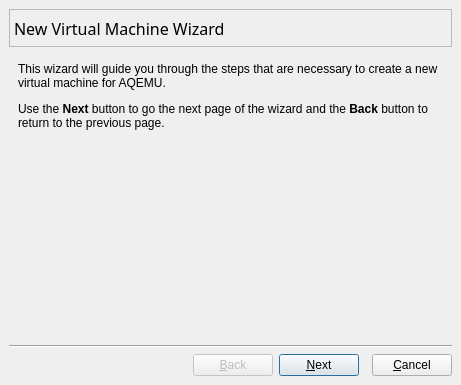
<ui version="4.0" >
 <author>Andrey Rijov</author>
 <class>VM_Wizard_Window</class>
 <widget class="QDialog" name="VM_Wizard_Window" >
  <property name="geometry" >
   <rect>
    <x>0</x>
    <y>0</y>
    <width>461</width>
    <height>385</height>
   </rect>
  </property>
  <property name="windowTitle" >
   <string>New Virtual Machine Wizard</string>
  </property>
  <layout class="QGridLayout" >
   <property name="margin" >
    <number>9</number>
   </property>
   <property name="spacing" >
    <number>6</number>
   </property>
   <item row="1" column="0" >
    <widget class="QStackedWidget" name="Wizard_Pages" >
     <property name="currentIndex" >
      <number>0</number>
     </property>
     <widget class="QWidget" name="Welcome_Page" >
      <layout class="QGridLayout" >
       <property name="margin" >
        <number>9</number>
       </property>
       <property name="spacing" >
        <number>6</number>
       </property>
       <item row="0" column="0" >
        <widget class="QLabel" name="Label_Welcome_Text" >
         <property name="text" >
          <string>&lt;html>&lt;head>&lt;meta name="qrichtext" content="1" />&lt;style type="text/css">
p, li { white-space: pre-wrap; }
&lt;/style>&lt;/head>&lt;body style=" font-family:'Sans Serif'; font-size:9pt; font-weight:400; font-style:normal; text-decoration:none;">
&lt;p style=" margin-top:12px; margin-bottom:12px; margin-left:0px; margin-right:0px; -qt-block-indent:0; text-indent:0px;">This wizard will guide you through the steps that are necessary to create a new virtual machine for AQEMU.&lt;/p>
&lt;p style=" margin-top:12px; margin-bottom:12px; margin-left:0px; margin-right:0px; -qt-block-indent:0; text-indent:0px;">Use the &lt;span style=" font-weight:600;">Next&lt;/span> button to go the next page of the wizard and the &lt;span style=" font-weight:600;">Back&lt;/span> button to return to the previous page.&lt;/p>&lt;/body>&lt;/html></string>
         </property>
         <property name="wordWrap" >
          <bool>true</bool>
         </property>
         <property name="textInteractionFlags" >
          <enum>Qt::TextSelectableByMouse</enum>
         </property>
        </widget>
       </item>
       <item row="1" column="0" >
        <spacer>
         <property name="orientation" >
          <enum>Qt::Vertical</enum>
         </property>
         <property name="sizeHint" >
          <size>
           <width>20</width>
           <height>40</height>
          </size>
         </property>
        </spacer>
       </item>
      </layout>
     </widget>
     <widget class="QWidget" name="Wizard_Mode_Page" >
      <layout class="QGridLayout" >
       <property name="margin" >
        <number>9</number>
       </property>
       <property name="spacing" >
        <number>6</number>
       </property>
       <item row="2" column="0" >
        <spacer>
         <property name="orientation" >
          <enum>Qt::Vertical</enum>
         </property>
         <property name="sizeHint" >
          <size>
           <width>411</width>
           <height>21</height>
          </size>
         </property>
        </spacer>
       </item>
       <item row="1" column="0" >
        <widget class="QGroupBox" name="GB_Wizard_Mode" >
         <property name="title" >
          <string>Configuration Mode:</string>
         </property>
         <layout class="QGridLayout" >
          <property name="margin" >
           <number>9</number>
          </property>
          <property name="spacing" >
           <number>6</number>
          </property>
          <item row="2" column="0" >
           <widget class="QRadioButton" name="RB_Custom" >
            <property name="text" >
             <string>&amp;Custom</string>
            </property>
           </widget>
          </item>
          <item row="3" column="0" >
           <widget class="QLabel" name="Label_Custom_Mode_Info" >
            <property name="text" >
             <string>Create new virtual machine with additional configuration options.</string>
            </property>
            <property name="wordWrap" >
             <bool>true</bool>
            </property>
            <property name="buddy" >
             <cstring>RB_Custom</cstring>
            </property>
           </widget>
          </item>
          <item row="1" column="0" >
           <widget class="QLabel" name="Label_Typical_Mode_Info" >
            <property name="text" >
             <string>Create new virtual machine with most common devices and configuration options.</string>
            </property>
            <property name="wordWrap" >
             <bool>true</bool>
            </property>
            <property name="buddy" >
             <cstring>RB_Typical</cstring>
            </property>
           </widget>
          </item>
          <item row="0" column="0" >
           <widget class="QRadioButton" name="RB_Typical" >
            <property name="text" >
             <string>&amp;Typical (For Beginners)</string>
            </property>
            <property name="checked" >
             <bool>true</bool>
            </property>
           </widget>
          </item>
         </layout>
        </widget>
       </item>
       <item row="0" column="0" >
        <widget class="QLabel" name="Label_Confiration_Mode" >
         <property name="text" >
          <string>Select AQEMU Configuration Mode</string>
         </property>
        </widget>
       </item>
      </layout>
     </widget>
     <widget class="QWidget" name="Template_Page" >
      <layout class="QGridLayout" >
       <property name="margin" >
        <number>9</number>
       </property>
       <property name="spacing" >
        <number>6</number>
       </property>
       <item row="2" column="1" >
        <widget class="QComboBox" name="CB_OS_Type" >
         <property name="maxCount" >
          <number>1024</number>
         </property>
         <item>
          <property name="text" >
           <string>No Selected</string>
          </property>
         </item>
        </widget>
       </item>
       <item row="2" column="0" >
        <widget class="QLabel" name="Label_OS_Type" >
         <property name="sizePolicy" >
          <sizepolicy>
           <hsizetype>4</hsizetype>
           <vsizetype>5</vsizetype>
           <horstretch>0</horstretch>
           <verstretch>0</verstretch>
          </sizepolicy>
         </property>
         <property name="text" >
          <string>OS Type:</string>
         </property>
         <property name="buddy" >
          <cstring>CB_Computer_Type</cstring>
         </property>
        </widget>
       </item>
       <item row="4" column="0" >
        <widget class="QLabel" name="Label_Computer_Type" >
         <property name="enabled" >
          <bool>false</bool>
         </property>
         <property name="sizePolicy" >
          <sizepolicy>
           <hsizetype>4</hsizetype>
           <vsizetype>5</vsizetype>
           <horstretch>0</horstretch>
           <verstretch>0</verstretch>
          </sizepolicy>
         </property>
         <property name="text" >
          <string>C&amp;omputer Type:</string>
         </property>
         <property name="buddy" >
          <cstring>CB_Computer_Type</cstring>
         </property>
        </widget>
       </item>
       <item row="5" column="0" >
        <widget class="QLabel" name="Label_Relese_Date" >
         <property name="enabled" >
          <bool>false</bool>
         </property>
         <property name="sizePolicy" >
          <sizepolicy>
           <hsizetype>4</hsizetype>
           <vsizetype>5</vsizetype>
           <horstretch>0</horstretch>
           <verstretch>0</verstretch>
          </sizepolicy>
         </property>
         <property name="text" >
          <string>Release Date:</string>
         </property>
         <property name="buddy" >
          <cstring>CB_Relese_Date</cstring>
         </property>
        </widget>
       </item>
       <item row="5" column="1" >
        <widget class="QComboBox" name="CB_Relese_Date" >
         <property name="enabled" >
          <bool>false</bool>
         </property>
         <item>
          <property name="text" >
           <string>No Selected</string>
          </property>
         </item>
         <item>
          <property name="text" >
           <string>1985-1990</string>
          </property>
         </item>
         <item>
          <property name="text" >
           <string>1990-1995</string>
          </property>
         </item>
         <item>
          <property name="text" >
           <string>1995-2000</string>
          </property>
         </item>
         <item>
          <property name="text" >
           <string>2000-2005</string>
          </property>
         </item>
         <item>
          <property name="text" >
           <string>2005-2008</string>
          </property>
         </item>
        </widget>
       </item>
       <item row="4" column="1" >
        <widget class="QComboBox" name="CB_Computer_Type" >
         <property name="enabled" >
          <bool>false</bool>
         </property>
         <item>
          <property name="text" >
           <string>No Selected</string>
          </property>
         </item>
        </widget>
       </item>
       <item row="6" column="1" >
        <spacer>
         <property name="orientation" >
          <enum>Qt::Vertical</enum>
         </property>
         <property name="sizeHint" >
          <size>
           <width>20</width>
           <height>20</height>
          </size>
         </property>
        </spacer>
       </item>
       <item row="3" column="0" colspan="2" >
        <layout class="QHBoxLayout" >
         <property name="margin" >
          <number>0</number>
         </property>
         <property name="spacing" >
          <number>6</number>
         </property>
         <item>
          <widget class="QRadioButton" name="RB_Generate_VM" >
           <property name="sizePolicy" >
            <sizepolicy>
             <hsizetype>4</hsizetype>
             <vsizetype>0</vsizetype>
             <horstretch>0</horstretch>
             <verstretch>0</verstretch>
            </sizepolicy>
           </property>
           <property name="text" >
            <string>Generate VM</string>
           </property>
          </widget>
         </item>
         <item>
          <widget class="Line" name="line_3" >
           <property name="orientation" >
            <enum>Qt::Horizontal</enum>
           </property>
          </widget>
         </item>
        </layout>
       </item>
       <item row="1" column="0" colspan="2" >
        <layout class="QHBoxLayout" >
         <property name="margin" >
          <number>0</number>
         </property>
         <property name="spacing" >
          <number>6</number>
         </property>
         <item>
          <widget class="QRadioButton" name="RB_VM_Template" >
           <property name="sizePolicy" >
            <sizepolicy>
             <hsizetype>4</hsizetype>
             <vsizetype>0</vsizetype>
             <horstretch>0</horstretch>
             <verstretch>0</verstretch>
            </sizepolicy>
           </property>
           <property name="text" >
            <string>Template</string>
           </property>
           <property name="checked" >
            <bool>true</bool>
           </property>
          </widget>
         </item>
         <item>
          <widget class="Line" name="line" >
           <property name="orientation" >
            <enum>Qt::Horizontal</enum>
           </property>
          </widget>
         </item>
        </layout>
       </item>
       <item row="0" column="0" colspan="2" >
        <widget class="QLabel" name="Label_Template" >
         <property name="text" >
          <string>Please Select VM Hardware Template</string>
         </property>
        </widget>
       </item>
      </layout>
     </widget>
     <widget class="QWidget" name="General_Settings_Page" >
      <layout class="QGridLayout" >
       <property name="margin" >
        <number>9</number>
       </property>
       <property name="spacing" >
        <number>6</number>
       </property>
       <item row="1" column="0" >
        <widget class="QGroupBox" name="GB_CPU_Type" >
         <property name="title" >
          <string>CPU &amp;Type:</string>
         </property>
         <layout class="QGridLayout" >
          <property name="margin" >
           <number>9</number>
          </property>
          <property name="spacing" >
           <number>6</number>
          </property>
          <item row="0" column="1" >
           <widget class="QComboBox" name="CB_CPU_Type" >
            <property name="sizePolicy" >
             <sizepolicy>
              <hsizetype>1</hsizetype>
              <vsizetype>0</vsizetype>
              <horstretch>0</horstretch>
              <verstretch>0</verstretch>
             </sizepolicy>
            </property>
            <property name="currentIndex" >
             <number>-1</number>
            </property>
           </widget>
          </item>
          <item row="0" column="0" >
           <widget class="QLabel" name="Label_CPU_Type" >
            <property name="text" >
             <string>Select a CPU type for you new virtual machine.</string>
            </property>
            <property name="wordWrap" >
             <bool>true</bool>
            </property>
           </widget>
          </item>
         </layout>
        </widget>
       </item>
       <item row="0" column="0" >
        <widget class="QGroupBox" name="GB_VM_Name" >
         <property name="title" >
          <string>VM N&amp;ame:</string>
         </property>
         <layout class="QVBoxLayout" >
          <property name="margin" >
           <number>9</number>
          </property>
          <property name="spacing" >
           <number>6</number>
          </property>
          <item>
           <widget class="QLabel" name="Label_VM_Name" >
            <property name="text" >
             <string>Enter a name for the new virtual machine. The name of the virtual machine usually indicates its software and hardware configuration.</string>
            </property>
            <property name="wordWrap" >
             <bool>true</bool>
            </property>
            <property name="textInteractionFlags" >
             <enum>Qt::TextSelectableByMouse</enum>
            </property>
           </widget>
          </item>
          <item>
           <widget class="QLineEdit" name="Edit_VM_Name" />
          </item>
         </layout>
        </widget>
       </item>
       <item row="2" column="0" >
        <spacer>
         <property name="orientation" >
          <enum>Qt::Vertical</enum>
         </property>
         <property name="sizeHint" >
          <size>
           <width>20</width>
           <height>31</height>
          </size>
         </property>
        </spacer>
       </item>
      </layout>
     </widget>
     <widget class="QWidget" name="Memory_Page" >
      <layout class="QGridLayout" >
       <property name="margin" >
        <number>9</number>
       </property>
       <property name="spacing" >
        <number>6</number>
       </property>
       <item row="1" column="0" >
        <spacer>
         <property name="orientation" >
          <enum>Qt::Vertical</enum>
         </property>
         <property name="sizeHint" >
          <size>
           <width>20</width>
           <height>191</height>
          </size>
         </property>
        </spacer>
       </item>
       <item row="0" column="0" >
        <widget class="QGroupBox" name="GB_Memory" >
         <property name="title" >
          <string>&amp;Memory Size:</string>
         </property>
         <layout class="QGridLayout" >
          <property name="margin" >
           <number>9</number>
          </property>
          <property name="spacing" >
           <number>6</number>
          </property>
          <item row="0" column="0" colspan="3" >
           <widget class="QLabel" name="Label_Memory_Size" >
            <property name="text" >
             <string>Select the amount of base memory (RAM) in megabytes to be allocated to the virtual machine.</string>
            </property>
            <property name="wordWrap" >
             <bool>true</bool>
            </property>
            <property name="textInteractionFlags" >
             <enum>Qt::TextSelectableByMouse</enum>
            </property>
           </widget>
          </item>
          <item row="2" column="0" colspan="2" >
           <layout class="QHBoxLayout" >
            <property name="margin" >
             <number>0</number>
            </property>
            <property name="spacing" >
             <number>6</number>
            </property>
            <item>
             <widget class="QLabel" name="label_min_mem" >
              <property name="text" >
               <string>1 MB</string>
              </property>
             </widget>
            </item>
            <item>
             <spacer>
              <property name="orientation" >
               <enum>Qt::Horizontal</enum>
              </property>
              <property name="sizeHint" >
               <size>
                <width>40</width>
                <height>20</height>
               </size>
              </property>
             </spacer>
            </item>
            <item>
             <widget class="QLabel" name="label_max_mem" >
              <property name="minimumSize" >
               <size>
                <width>32</width>
                <height>20</height>
               </size>
              </property>
              <property name="maximumSize" >
               <size>
                <width>55</width>
                <height>20</height>
               </size>
              </property>
              <property name="text" >
               <string>2048 MB</string>
              </property>
             </widget>
            </item>
           </layout>
          </item>
          <item row="3" column="0" >
           <widget class="QCheckBox" name="Check_Host_Mem" >
            <property name="text" >
             <string>C&amp;heck Free Memory</string>
            </property>
           </widget>
          </item>
          <item row="1" column="1" >
           <widget class="QSpinBox" name="Mem_Size_Spin" >
            <property name="minimumSize" >
             <size>
              <width>55</width>
              <height>25</height>
             </size>
            </property>
            <property name="maximumSize" >
             <size>
              <width>55</width>
              <height>25</height>
             </size>
            </property>
            <property name="maximum" >
             <number>2048</number>
            </property>
            <property name="minimum" >
             <number>1</number>
            </property>
            <property name="value" >
             <number>128</number>
            </property>
           </widget>
          </item>
          <item row="1" column="2" >
           <widget class="QLabel" name="label_mb" >
            <property name="text" >
             <string>MB</string>
            </property>
           </widget>
          </item>
          <item row="2" column="2" >
           <spacer>
            <property name="orientation" >
             <enum>Qt::Horizontal</enum>
            </property>
            <property name="sizeType" >
             <enum>QSizePolicy::Fixed</enum>
            </property>
            <property name="sizeHint" >
             <size>
              <width>20</width>
              <height>20</height>
             </size>
            </property>
           </spacer>
          </item>
          <item row="1" column="0" >
           <widget class="QSlider" name="Memory_Size" >
            <property name="minimum" >
             <number>1</number>
            </property>
            <property name="maximum" >
             <number>2048</number>
            </property>
            <property name="value" >
             <number>128</number>
            </property>
            <property name="orientation" >
             <enum>Qt::Horizontal</enum>
            </property>
           </widget>
          </item>
         </layout>
        </widget>
       </item>
      </layout>
     </widget>
     <widget class="QWidget" name="Custom_HDD_Page" >
      <layout class="QGridLayout" >
       <property name="margin" >
        <number>9</number>
       </property>
       <property name="spacing" >
        <number>6</number>
       </property>
       <item row="3" column="0" >
        <spacer>
         <property name="orientation" >
          <enum>Qt::Vertical</enum>
         </property>
         <property name="sizeHint" >
          <size>
           <width>20</width>
           <height>20</height>
          </size>
         </property>
        </spacer>
       </item>
       <item row="2" column="0" >
        <widget class="QGroupBox" name="GB_HDD" >
         <property name="title" >
          <string>B&amp;oot Hard Disk (Primary Master)</string>
         </property>
         <layout class="QGridLayout" >
          <property name="margin" >
           <number>9</number>
          </property>
          <property name="spacing" >
           <number>6</number>
          </property>
          <item row="1" column="0" >
           <widget class="QPushButton" name="Button_New_HDD" >
            <property name="text" >
             <string>N&amp;ew...</string>
            </property>
           </widget>
          </item>
          <item row="1" column="1" >
           <widget class="QPushButton" name="Button_Existing" >
            <property name="text" >
             <string>E&amp;xisting...</string>
            </property>
           </widget>
          </item>
          <item row="0" column="0" colspan="3" >
           <widget class="QLineEdit" name="Edit_HDA_File_Name" />
          </item>
          <item row="1" column="2" >
           <spacer>
            <property name="orientation" >
             <enum>Qt::Horizontal</enum>
            </property>
            <property name="sizeHint" >
             <size>
              <width>40</width>
              <height>20</height>
             </size>
            </property>
           </spacer>
          </item>
         </layout>
        </widget>
       </item>
       <item row="0" column="0" >
        <widget class="QLabel" name="Label_HDD" >
         <property name="text" >
          <string>&lt;html>&lt;head>&lt;meta name="qrichtext" content="1" />&lt;style type="text/css">
p, li { white-space: pre-wrap; }
&lt;/style>&lt;/head>&lt;body style=" font-family:'Sans Serif'; font-size:9pt; font-weight:400; font-style:normal; text-decoration:none;">
&lt;p style=" margin-top:12px; margin-bottom:12px; margin-left:0px; margin-right:0px; -qt-block-indent:0; text-indent:0px;">Select a hard disk image to be used as a boot hard disk of the virtual machine. You can either create a new hard disk using the &lt;span style=" font-weight:600;">New&lt;/span> button or select an existing hard disk image by pressing the &lt;span style=" font-weight:600;">Existing&lt;/span> button.&lt;/p>&lt;/body>&lt;/html></string>
         </property>
         <property name="wordWrap" >
          <bool>true</bool>
         </property>
         <property name="textInteractionFlags" >
          <enum>Qt::TextSelectableByMouse</enum>
         </property>
        </widget>
       </item>
       <item row="1" column="0" >
        <spacer>
         <property name="orientation" >
          <enum>Qt::Vertical</enum>
         </property>
         <property name="sizeType" >
          <enum>QSizePolicy::Fixed</enum>
         </property>
         <property name="sizeHint" >
          <size>
           <width>20</width>
           <height>10</height>
          </size>
         </property>
        </spacer>
       </item>
      </layout>
     </widget>
     <widget class="QWidget" name="Network_Page" >
      <layout class="QGridLayout" >
       <property name="margin" >
        <number>9</number>
       </property>
       <property name="spacing" >
        <number>6</number>
       </property>
       <item row="1" column="0" >
        <widget class="QGroupBox" name="GB_Network_Mode" >
         <property name="title" >
          <string>Network Connection:</string>
         </property>
         <layout class="QGridLayout" >
          <property name="margin" >
           <number>9</number>
          </property>
          <property name="spacing" >
           <number>6</number>
          </property>
          <item row="0" column="0" >
           <layout class="QVBoxLayout" >
            <property name="margin" >
             <number>0</number>
            </property>
            <property name="spacing" >
             <number>1</number>
            </property>
            <item>
             <widget class="QRadioButton" name="RB_User_Mode_Network" >
              <property name="text" >
               <string>&amp;User Mode Network Connection</string>
              </property>
              <property name="checked" >
               <bool>true</bool>
              </property>
             </widget>
            </item>
            <item>
             <widget class="QLabel" name="Label_User_Mone_Network" >
              <property name="text" >
               <string>Use the user mode network stack</string>
              </property>
             </widget>
            </item>
           </layout>
          </item>
          <item row="1" column="0" >
           <layout class="QVBoxLayout" >
            <property name="margin" >
             <number>0</number>
            </property>
            <property name="spacing" >
             <number>1</number>
            </property>
            <item>
             <widget class="QRadioButton" name="RB_No_Network" >
              <property name="text" >
               <string>N&amp;o Network</string>
              </property>
             </widget>
            </item>
            <item>
             <widget class="QLabel" name="Label_No_Network" >
              <property name="text" >
               <string>No net cards installed on VM</string>
              </property>
             </widget>
            </item>
           </layout>
          </item>
         </layout>
        </widget>
       </item>
       <item row="2" column="0" >
        <spacer>
         <property name="orientation" >
          <enum>Qt::Vertical</enum>
         </property>
         <property name="sizeHint" >
          <size>
           <width>411</width>
           <height>21</height>
          </size>
         </property>
        </spacer>
       </item>
       <item row="0" column="0" >
        <widget class="QLabel" name="Label_Network_Type" >
         <property name="text" >
          <string>Select network type using on you new virtual machine.</string>
         </property>
        </widget>
       </item>
      </layout>
     </widget>
     <widget class="QWidget" name="Finish_Page" >
      <layout class="QGridLayout" >
       <property name="margin" >
        <number>9</number>
       </property>
       <property name="spacing" >
        <number>6</number>
       </property>
       <item row="1" column="0" >
        <spacer>
         <property name="orientation" >
          <enum>Qt::Vertical</enum>
         </property>
         <property name="sizeHint" >
          <size>
           <width>20</width>
           <height>40</height>
          </size>
         </property>
        </spacer>
       </item>
       <item row="0" column="0" >
        <widget class="QLabel" name="Label_Finish_Text" >
         <property name="text" >
          <string>&lt;html>&lt;head>&lt;meta name="qrichtext" content="1" />&lt;style type="text/css">
p, li { white-space: pre-wrap; }
&lt;/style>&lt;/head>&lt;body style=" font-family:'Sans Serif'; font-size:9pt; font-weight:400; font-style:normal; text-decoration:none;">
&lt;p style=" margin-top:0px; margin-bottom:0px; margin-left:0px; margin-right:0px; -qt-block-indent:0; text-indent:0px;">If the above is correct press the &lt;span style=" font-weight:600;">Finish&lt;/span> button. Once you press it, a new virtual machine will be created. &lt;/p>
&lt;p style=" margin-top:12px; margin-bottom:12px; margin-left:0px; margin-right:0px; -qt-block-indent:0; text-indent:0px;">Note that you can alter these and all other setting of the created virtual machine at any time. &lt;/p>&lt;/body>&lt;/html></string>
         </property>
         <property name="wordWrap" >
          <bool>true</bool>
         </property>
         <property name="textInteractionFlags" >
          <enum>Qt::TextSelectableByMouse</enum>
         </property>
        </widget>
       </item>
      </layout>
     </widget>
     <widget class="QWidget" name="Typical_HDD_Page" >
      <layout class="QVBoxLayout" >
       <property name="margin" >
        <number>9</number>
       </property>
       <property name="spacing" >
        <number>6</number>
       </property>
       <item>
        <widget class="QLabel" name="Label_Typical_HDD" >
         <property name="text" >
          <string>Enter you new virtual machine hard disk capacity.</string>
         </property>
        </widget>
       </item>
       <item>
        <widget class="QGroupBox" name="GB_HDD_Size" >
         <property name="title" >
          <string>Hard Disk Capacity:</string>
         </property>
         <layout class="QHBoxLayout" >
          <property name="margin" >
           <number>9</number>
          </property>
          <property name="spacing" >
           <number>6</number>
          </property>
          <item>
           <widget class="QLabel" name="Label_HDD_Size" >
            <property name="text" >
             <string>Disk Size in GB (Gigabytes):</string>
            </property>
           </widget>
          </item>
          <item>
           <widget class="QDoubleSpinBox" name="SB_HDD_Size" >
            <property name="decimals" >
             <number>1</number>
            </property>
            <property name="maximum" >
             <double>500.000000000000000</double>
            </property>
            <property name="minimum" >
             <double>0.100000000000000</double>
            </property>
            <property name="value" >
             <double>10.000000000000000</double>
            </property>
           </widget>
          </item>
         </layout>
        </widget>
       </item>
       <item>
        <spacer>
         <property name="orientation" >
          <enum>Qt::Vertical</enum>
         </property>
         <property name="sizeHint" >
          <size>
           <width>411</width>
           <height>21</height>
          </size>
         </property>
        </spacer>
       </item>
      </layout>
     </widget>
    </widget>
   </item>
   <item row="3" column="0" >
    <layout class="QHBoxLayout" >
     <property name="margin" >
      <number>0</number>
     </property>
     <property name="spacing" >
      <number>6</number>
     </property>
     <item>
      <spacer>
       <property name="orientation" >
        <enum>Qt::Horizontal</enum>
       </property>
       <property name="sizeHint" >
        <size>
         <width>211</width>
         <height>20</height>
        </size>
       </property>
      </spacer>
     </item>
     <item>
      <widget class="QPushButton" name="Button_Back" >
       <property name="enabled" >
        <bool>false</bool>
       </property>
       <property name="text" >
        <string>&amp;Back</string>
       </property>
      </widget>
     </item>
     <item>
      <widget class="QPushButton" name="Button_Next" >
       <property name="text" >
        <string>&amp;Next</string>
       </property>
       <property name="default" >
        <bool>true</bool>
       </property>
      </widget>
     </item>
     <item>
      <spacer>
       <property name="orientation" >
        <enum>Qt::Horizontal</enum>
       </property>
       <property name="sizeType" >
        <enum>QSizePolicy::Fixed</enum>
       </property>
       <property name="sizeHint" >
        <size>
         <width>7</width>
         <height>20</height>
        </size>
       </property>
      </spacer>
     </item>
     <item>
      <widget class="QPushButton" name="Button_Cancel" >
       <property name="text" >
        <string>&amp;Cancel</string>
       </property>
      </widget>
     </item>
    </layout>
   </item>
   <item row="0" column="0" >
    <widget class="QLabel" name="Label_Page" >
     <property name="sizePolicy" >
      <sizepolicy>
       <hsizetype>5</hsizetype>
       <vsizetype>0</vsizetype>
       <horstretch>0</horstretch>
       <verstretch>0</verstretch>
      </sizepolicy>
     </property>
     <property name="minimumSize" >
      <size>
       <width>0</width>
       <height>38</height>
      </size>
     </property>
     <property name="font" >
      <font>
       <family>Sans Serif</family>
       <pointsize>12</pointsize>
      </font>
     </property>
     <property name="autoFillBackground" >
      <bool>true</bool>
     </property>
     <property name="frameShape" >
      <enum>QFrame::StyledPanel</enum>
     </property>
     <property name="frameShadow" >
      <enum>QFrame::Plain</enum>
     </property>
     <property name="text" >
      <string>New Virtual Machine Wizard</string>
     </property>
    </widget>
   </item>
   <item row="2" column="0" >
    <widget class="Line" name="line_2" >
     <property name="orientation" >
      <enum>Qt::Horizontal</enum>
     </property>
    </widget>
   </item>
  </layout>
 </widget>
 <tabstops>
  <tabstop>Button_Back</tabstop>
  <tabstop>Button_Next</tabstop>
  <tabstop>Button_Cancel</tabstop>
  <tabstop>RB_Typical</tabstop>
  <tabstop>RB_Custom</tabstop>
  <tabstop>RB_VM_Template</tabstop>
  <tabstop>CB_OS_Type</tabstop>
  <tabstop>RB_Generate_VM</tabstop>
  <tabstop>CB_Computer_Type</tabstop>
  <tabstop>CB_Relese_Date</tabstop>
  <tabstop>Edit_VM_Name</tabstop>
  <tabstop>CB_CPU_Type</tabstop>
  <tabstop>Memory_Size</tabstop>
  <tabstop>Mem_Size_Spin</tabstop>
  <tabstop>Check_Host_Mem</tabstop>
  <tabstop>Edit_HDA_File_Name</tabstop>
  <tabstop>Button_New_HDD</tabstop>
  <tabstop>Button_Existing</tabstop>
  <tabstop>RB_User_Mode_Network</tabstop>
  <tabstop>RB_No_Network</tabstop>
  <tabstop>SB_HDD_Size</tabstop>
 </tabstops>
 <includes/>
 <resources/>
 <connections>
  <connection>
   <sender>Button_Cancel</sender>
   <signal>clicked()</signal>
   <receiver>VM_Wizard_Window</receiver>
   <slot>reject()</slot>
   <hints>
    <hint type="sourcelabel" >
     <x>450</x>
     <y>374</y>
    </hint>
    <hint type="destinationlabel" >
     <x>460</x>
     <y>370</y>
    </hint>
   </hints>
  </connection>
  <connection>
   <sender>RB_VM_Template</sender>
   <signal>toggled(bool)</signal>
   <receiver>Label_OS_Type</receiver>
   <slot>setEnabled(bool)</slot>
   <hints>
    <hint type="sourcelabel" >
     <x>65</x>
     <y>95</y>
    </hint>
    <hint type="destinationlabel" >
     <x>52</x>
     <y>126</y>
    </hint>
   </hints>
  </connection>
  <connection>
   <sender>RB_VM_Template</sender>
   <signal>toggled(bool)</signal>
   <receiver>CB_OS_Type</receiver>
   <slot>setEnabled(bool)</slot>
   <hints>
    <hint type="sourcelabel" >
     <x>81</x>
     <y>93</y>
    </hint>
    <hint type="destinationlabel" >
     <x>237</x>
     <y>137</y>
    </hint>
   </hints>
  </connection>
  <connection>
   <sender>RB_Generate_VM</sender>
   <signal>toggled(bool)</signal>
   <receiver>Label_Computer_Type</receiver>
   <slot>setEnabled(bool)</slot>
   <hints>
    <hint type="sourcelabel" >
     <x>81</x>
     <y>160</y>
    </hint>
    <hint type="destinationlabel" >
     <x>86</x>
     <y>186</y>
    </hint>
   </hints>
  </connection>
  <connection>
   <sender>RB_Generate_VM</sender>
   <signal>toggled(bool)</signal>
   <receiver>CB_Computer_Type</receiver>
   <slot>setEnabled(bool)</slot>
   <hints>
    <hint type="sourcelabel" >
     <x>101</x>
     <y>159</y>
    </hint>
    <hint type="destinationlabel" >
     <x>164</x>
     <y>180</y>
    </hint>
   </hints>
  </connection>
  <connection>
   <sender>RB_Generate_VM</sender>
   <signal>toggled(bool)</signal>
   <receiver>Label_Relese_Date</receiver>
   <slot>setEnabled(bool)</slot>
   <hints>
    <hint type="sourcelabel" >
     <x>24</x>
     <y>156</y>
    </hint>
    <hint type="destinationlabel" >
     <x>24</x>
     <y>213</y>
    </hint>
   </hints>
  </connection>
  <connection>
   <sender>RB_Generate_VM</sender>
   <signal>toggled(bool)</signal>
   <receiver>CB_Relese_Date</receiver>
   <slot>setEnabled(bool)</slot>
   <hints>
    <hint type="sourcelabel" >
     <x>39</x>
     <y>149</y>
    </hint>
    <hint type="destinationlabel" >
     <x>196</x>
     <y>215</y>
    </hint>
   </hints>
  </connection>
  <connection>
   <sender>Memory_Size</sender>
   <signal>valueChanged(int)</signal>
   <receiver>Mem_Size_Spin</receiver>
   <slot>setValue(int)</slot>
   <hints>
    <hint type="sourcelabel" >
     <x>328</x>
     <y>144</y>
    </hint>
    <hint type="destinationlabel" >
     <x>364</x>
     <y>143</y>
    </hint>
   </hints>
  </connection>
  <connection>
   <sender>Mem_Size_Spin</sender>
   <signal>valueChanged(int)</signal>
   <receiver>Memory_Size</receiver>
   <slot>setValue(int)</slot>
   <hints>
    <hint type="sourcelabel" >
     <x>395</x>
     <y>131</y>
    </hint>
    <hint type="destinationlabel" >
     <x>163</x>
     <y>148</y>
    </hint>
   </hints>
  </connection>
 </connections>
</ui>
